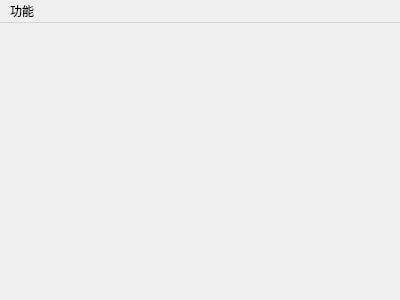
<?xml version="1.0" encoding="UTF-8"?>
<ui version="4.0">
 <class>MainScene</class>
 <widget class="QMainWindow" name="MainScene">
  <property name="geometry">
   <rect>
    <x>0</x>
    <y>0</y>
    <width>400</width>
    <height>300</height>
   </rect>
  </property>
  <property name="windowTitle">
   <string>MainScene</string>
  </property>
  <widget class="QWidget" name="centralWidget"/>
  <widget class="QMenuBar" name="menuBar">
   <property name="geometry">
    <rect>
     <x>0</x>
     <y>0</y>
     <width>400</width>
     <height>26</height>
    </rect>
   </property>
   <widget class="QMenu" name="menu">
    <property name="title">
     <string>功能</string>
    </property>
    <addaction name="actionstart"/>
    <addaction name="separator"/>
    <addaction name="actionback"/>
    <addaction name="separator"/>
   </widget>
   <addaction name="menu"/>
  </widget>
  <action name="actionstart">
   <property name="text">
    <string>开始</string>
   </property>
  </action>
  <action name="actionback">
   <property name="text">
    <string>退出</string>
   </property>
  </action>
 </widget>
 <layoutdefault spacing="6" margin="11"/>
 <resources/>
 <connections/>
</ui>
